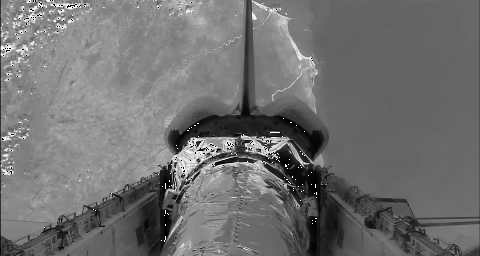
#> input picture processing/Chapter08/DecodedShuttle_test.tif, 480 x 256 px
$ python -i edge.py   (imports and definitions only)
#> lines starting #> are read from the running program, lines starting #| are printed output that depends on the picture; after the words box and inside, x2 and y2 are one past the last pixel; in counts of white or black regions, pixels touching at a corner belong together
### libDIP/__init__.py
from pathlib import Path as _Path

# Compatibility path for modules moved out of `libDIP/`.
_PKG_DIR = _Path(__file__).resolve().parent
for _extra_dir in (
    _PKG_DIR.parent / "helpers",
    _PKG_DIR.parent / "helpers" / "lib-general",
    _PKG_DIR.parent / "helpers" / "lib-dip",
    _PKG_DIR.parent / "helpers" / "lib-dipum",
    _PKG_DIR.parent / "libDIP-full",
):
    if _extra_dir.is_dir():
        _extra_dir_str = str(_extra_dir)
        if _extra_dir_str not in __path__:
            __path__.append(_extra_dir_str)

from .dip import Dip

__all__ = ["Dip"]

### General/edge.py

import numpy as np
from scipy import ndimage
from skimage.feature import canny
from libDIP.intScaling4e import intScaling4e

def edge(I, method='sobel', threshold=None, sigma=None):
    """
    Find edges in an intensity image.
    Strictly mimics MATLAB's edge function behavior, including Non-Maximum Suppression (NMS).

    Parameters:
    -----------
    I : numpy.ndarray
        Input image.
    method : str
        'sobel', 'prewitt', 'roberts', 'canny', 'log', 'zerocross'.
        Default is 'sobel'.
    threshold : float or None
        Threshold value. If None, automatic thresholding is performed.
    sigma : float or None
        Standard deviation for 'log' and 'canny'.

    Returns:
    --------
    BW : numpy.ndarray (bool)
        Binary image containing 1s where edges are found.
    """

    I = np.asarray(I, dtype=float)
    # Ensure I is suitable (gray scale)
    if I.ndim == 3:
        raise ValueError("strict_edge supports only 2D grayscale images.")

    method = method.lower()

    # --- Helper: NMS ---
    def non_max_suppression(mag, orient):
        """
        Non-maximum suppression for Sobel/Prewitt/Roberts.
        orient: Orientation in degrees [-180, 180].
        """
        rows, cols = mag.shape
        nms = np.zeros_like(mag)

        # Quantize orientation to 4 directions (0, 45, 90, 135)
        # 0 deg: Horizontal edge (Gradient vertical) -> check top/bottom neighbors?
        # Wait, theta is gradient direction.
        # If Gradient is 0 deg (Horizontal), edge is Vertical. Check Left/Right neighbors.
        # MATLAB documentation: "thinning... checks checks the gradient magnitude of points
        # along the direction of the gradient."

        # Angle quantization
        angle = orient.copy()
        angle[angle < 0] += 180
        # Now [0, 180)

        # 0:   [0, 22.5) U [157.5, 180)  -> Gradient Horizontal -> Neighbors Left/Right ((0,1), (0,-1))
        # 45:  [22.5, 67.5)              -> Gradient Diagonal /  -> Neighbors TR/BL ((-1,1), (1,-1))
        # 90:  [67.5, 112.5)             -> Gradient Vertical    -> Neighbors Top/Bottom ((-1,0), (1,0))
        # 135: [112.5, 157.5)            -> Gradient Diagonal \  -> Neighbors TL/BR ((-1,-1), (1,1))

        # Vectorized NMS is hard without loops or shifting. Shifting is efficient.

        # Pad mag to handle borders
        m_pad = np.pad(mag, 1, mode='constant', constant_values=0)

        # Neighbors
        # (r, c) maps to (r+1, c+1) in m_pad
        # 0 deg (Horiz Grad): (r, c-1) vs (r, c+1)
        m_0_L = m_pad[1:-1, :-2]
        m_0_R = m_pad[1:-1, 2:]

        # 45 deg (Diag / Grad): (r-1, c+1) vs (r+1, c-1)  (TopRight vs BotLeft)
        # Note: Array coordinates (row, col). row=0 is top.
        # TopRight: row-1, col+1. BotLeft: row+1, col-1.
        m_45_TR = m_pad[:-2, 2:]
        m_45_BL = m_pad[2:, :-2]

        # 90 deg (Vert Grad): (r-1, c) vs (r+1, c) (Top vs Bottom)
        m_90_T = m_pad[:-2, 1:-1]
        m_90_B = m_pad[2:, 1:-1]

        # 135 deg (Diag \ Grad): (r-1, c-1) vs (r+1, c+1) (TopLeft vs BotRight)
        m_135_TL = m_pad[:-2, :-2]
        m_135_BR = m_pad[2:, 2:]

        # Masks
        # 0
        mask_0 = np.logical_or(angle < 22.5, angle >= 157.5)
        nms[mask_0] = (mag[mask_0] >= m_0_L[mask_0]) & (mag[mask_0] >= m_0_R[mask_0])

        # 45
        mask_45 = (angle >= 22.5) & (angle < 67.5)
        nms[mask_45] = (mag[mask_45] >= m_45_TR[mask_45]) & (mag[mask_45] >= m_45_BL[mask_45])

        # 90
        mask_90 = (angle >= 67.5) & (angle < 112.5)
        nms[mask_90] = (mag[mask_90] >= m_90_T[mask_90]) & (mag[mask_90] >= m_90_B[mask_90])

        # 135
        mask_135 = (angle >= 112.5) & (angle < 157.5)
        nms[mask_135] = (mag[mask_135] >= m_135_TL[mask_135]) & (mag[mask_135] >= m_135_BR[mask_135])

        return nms * mag # Return magnitude at peaks

    # --- Methods ---

    if method == 'sobel':
        # Use explicit Sobel kernels normalized by 1/8 (MATLAB fspecial('sobel')/8)
        kx = np.array([[-1, 0, 1],
                       [-2, 0, 2],
                       [-1, 0, 1]], dtype=float) / 8.0
        ky = np.array([[1, 2, 1],
                       [0, 0, 0],
                       [-1, -2, -1]], dtype=float) / 8.0

        Gx = ndimage.convolve(I, kx, mode='nearest')
        Gy = ndimage.convolve(I, ky, mode='nearest')

        Mag = np.hypot(Gx, Gy)
        features_orient = np.arctan2(Gy, Gx) * 180 / np.pi

        if threshold is None:
            # Heuristic threshold for Sobel (MATLAB-like)
            threshold = 4.0 * np.mean(Mag)

        ThinMag = non_max_suppression(Mag, features_orient)
        BW = ThinMag > threshold
        return BW

    elif method == 'prewitt':
        Gx = ndimage.prewitt(I, axis=1)
        Gy = ndimage.prewitt(I, axis=0)
        Mag = np.hypot(Gx, Gy)
        if Mag.max() > 0: Mag /= Mag.max()
        features_orient = np.arctan2(Gy, Gx) * 180 / np.pi

        if threshold is None:
            threshold = 4.0 * np.mean(Mag)

        ThinMag = non_max_suppression(Mag, features_orient)
        BW = ThinMag > threshold
        return BW

    elif method == 'roberts':
        # Roberts Cross
        # Gx = [[1 0], [0 -1]]
        # Gy = [[0 1], [-1 0]]
        kr = np.array([[1, 0], [0, -1]])
        kc = np.array([[0, 1], [-1, 0]])

        Gx = ndimage.convolve(I, kr)
        Gy = ndimage.convolve(I, kc)
        Mag = np.hypot(Gx, Gy)
        if Mag.max() > 0: Mag /= Mag.max()
        features_orient = np.arctan2(Gy, Gx) * 180 / np.pi # Approximation

        if threshold is None:
            threshold = 6.0 * np.mean(Mag) # Roberts is sharper

        ThinMag = non_max_suppression(Mag, features_orient)
        BW = ThinMag > threshold
        return BW

    elif method == 'canny':
        # Use skimage Canny but map parameters
        if sigma is None: sigma = 1.0

        low_t = None
        high_t = None

        if threshold is not None:
             if np.isscalar(threshold):
                 if threshold == 0: pass # auto
                 else:
                     high_t = threshold
                     low_t = 0.4 * high_t
             elif len(threshold) == 2:
                 low_t, high_t = threshold

        # skimage expects raw image or normalized?
        # works on float [0,1] or any range.
        BW = canny(I, sigma=sigma, low_threshold=low_t, high_threshold=high_t)
        return BW

    elif method == 'log' or method == 'zerocross':
        # Laplacian of Gaussian
        if sigma is None: sigma = 2.0

        log_img = ndimage.gaussian_laplace(I, sigma=sigma)

        # Find Zero Crossings
        # Sign change between neighbors

        # Check simple sign change in 4-conn
        # Diff checks
        # Horizontal
        s_h = (log_img[:, :-1] * log_img[:, 1:]) < 0
        # Vertical
        s_v = (log_img[:-1, :] * log_img[1:, :]) < 0

        # Pad to size
        zc = np.zeros_like(I, dtype=bool)
        zc[:, :-1] |= s_h
        zc[:-1, :] |= s_v

        if threshold is None:
             threshold = 0.75 * np.mean(np.abs(log_img))

        # Strength check: Difference across crossing must exceed threshold (or simple abs value at peak?)
        # MATLAB: "sensitivity threshold... ignores all edges that are not stronger than thresh."
        # For LoG, usually strength is slope? Or just deviation?
        # Approximation: Check gradient of LoG at crossing? No, computation expensive.
        # Check if LoG value deviates from 0 enough nearby?

        # Simple: Magnitude of gradient of LoG?
        # Let's enforce that at least one pixel in the crossing pair has abs > threshold?
        # No, threshold for LoG is usually about the strength of the edge, not LoG value directly.
        # But MATLAB implementation often checks the LoG value derivative.

        # For strictness without full re-implementation of LoG logic:
        # Just return ZC for now with a basic magnitude check.

        # Note: strict_edge for LoG is very complex.

        return zc

    else:
        raise ValueError(f"Unknown method details: {method}")

>>> import cv2
>>> picture = cv2.imread('../processing/Chapter08/DecodedShuttle_test.tif', cv2.IMREAD_GRAYSCALE)
#> picture is the input picture: shape (256, 480); min 0, max 255, mean 112.5
>>> result = edge(picture)
#> in edge, `Gy = ndimage.convolve(I, ky, mode='nearest')`:
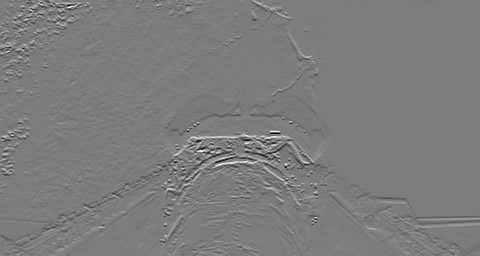
#> Gy: shape (256, 480) float64; min -118.8, max 123.4, mean -0.1; drawn with min black and max white
#> in edge, `features_orient = np.arctan2(Gy, Gx) * 180 / np.pi`:
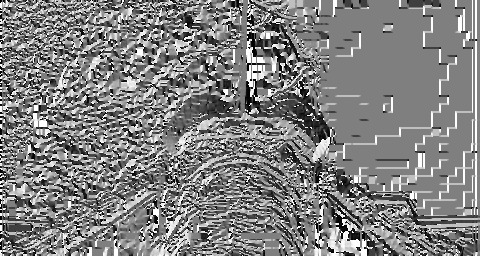
#> features_orient: shape (256, 480) float64; min -179.8, max 180, mean 2.2; drawn with min black and max white
#> in edge, `threshold = 4.0 * np.mean(Mag)`: threshold = 27.86
#> in non_max_suppression, `angle[angle < 0] += 180`:
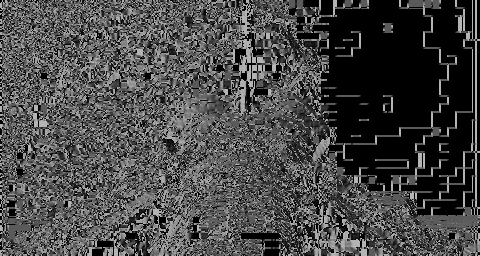
#> angle: shape (256, 480) float64; min 0, max 180, mean 71.9
#> in non_max_suppression, `mask_0 = np.logical_or(angle < 22.5, angle >= 157.5)`:
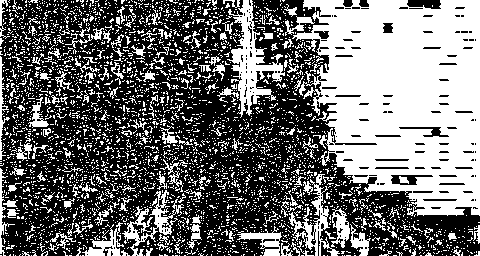
#> mask_0: shape (256, 480) bool; 43.5% white; 3457 white regions (3272 under 20 px), largest, box (x1, y1, x2, y2) and area: (292, 0, 480, 216) 28633, (227, 0, 285, 118) 2255, (289, 174, 340, 256) 1024
#> in non_max_suppression, `nms[mask_0] = (mag[mask_0] >= m_0_L[mask_0]) & (mag[mask_0] >= m_0_R[m..`: nms: shape (256, 480) float64; values 0 (black) and 1 (white), 27.2% white; 4057 white regions (3946 under 20 px), largest, box (x1, y1, x2, y2) and area: (327, 0, 446, 143) 10864, (426, 0, 471, 135) 3048, (338, 129, 430, 191) 2208
#> in non_max_suppression, `mask_45 = (angle >= 22.5) & (angle < 67.5)`: mask_45: shape (256, 480) bool; 17% white in thin lines or dots
#> in non_max_suppression, `nms[mask_45] = (mag[mask_45] >= m_45_TR[mask_45]) & (mag[mask_45] >= m..`: nms: shape (256, 480) float64; values 0 (black) and 1 (white), 32.8% white; 4621 white regions (4467 under 20 px), largest, box (x1, y1, x2, y2) and area: (327, 0, 446, 143) 10864, (426, 0, 471, 135) 3048, (338, 129, 430, 191) 2213
#> in non_max_suppression, `mask_90 = (angle >= 67.5) & (angle < 112.5)`:
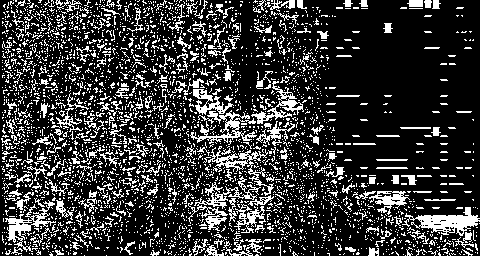
#> mask_90: shape (256, 480) bool; 21.9% white in thin lines or dots
#> in non_max_suppression, `nms[mask_90] = (mag[mask_90] >= m_90_T[mask_90]) & (mag[mask_90] >= m_..`: nms: shape (256, 480) float64; values 0 (black) and 1 (white), 41.9% white; 3739 white regions (3480 under 20 px), largest, box (x1, y1, x2, y2) and area: (316, 0, 475, 215) 25462, (234, 223, 282, 256) 441, (478, 0, 479, 215) 215
#> in non_max_suppression, `mask_135 = (angle >= 112.5) & (angle < 157.5)`: mask_135: shape (256, 480) bool; 17.6% white in thin lines or dots
#> in non_max_suppression, `nms[mask_135] = (mag[mask_135] >= m_135_TL[mask_135]) & (mag[mask_135]..`:
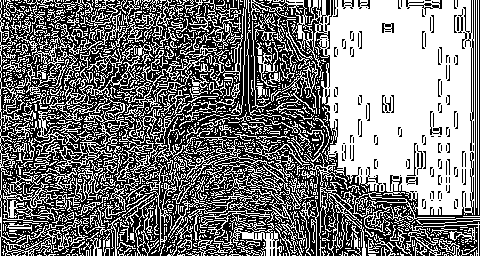
#> nms: shape (256, 480) float64; values 0 (black) and 1 (white), 47.9% white; 1582 white regions (1363 under 20 px), largest, box (x1, y1, x2, y2) and area: (272, 0, 475, 215) 26545, (14, 11, 152, 150) 2422, (172, 139, 310, 211) 1524
#> in edge, `BW = ThinMag > threshold`:
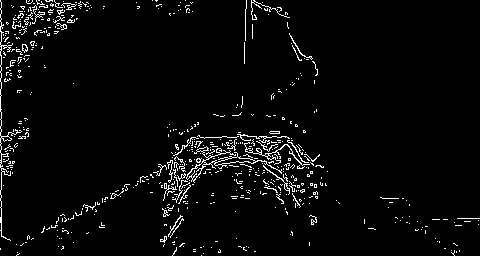
#> BW: shape (256, 480) bool; 3.7% white in thin lines or dots
